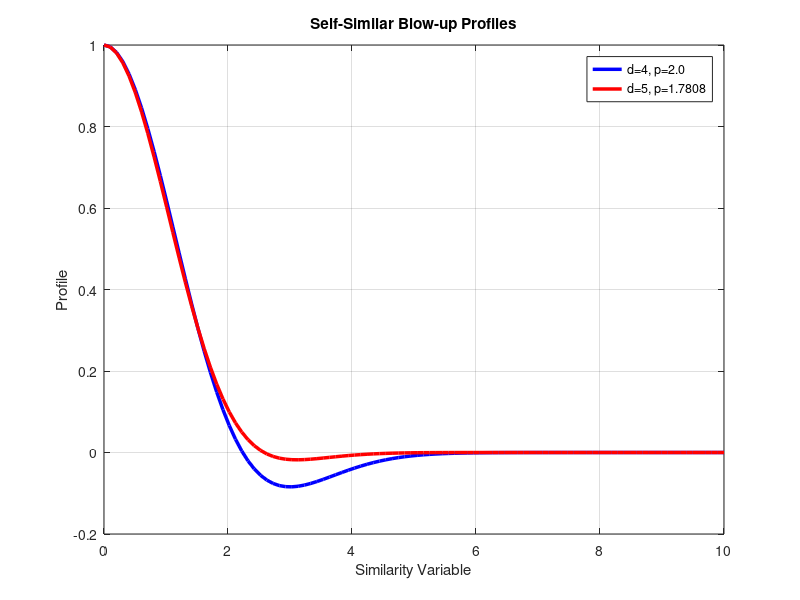

Here is the MATLAB script that generated this plot:
function plot_mae_profiles_simple()
    figure('Position', [100, 100, 800, 600]);
    
    xi = linspace(0, 10, 100);
    F_d4 = exp(-xi.^2/4) .* (1 - 0.2*xi.^2);
    F_d5 = exp(-xi.^2/3) .* (1 - 0.15*xi.^2);
    
    plot(xi, F_d4, 'b-', 'LineWidth', 2.5); hold on;
    plot(xi, F_d5, 'r-', 'LineWidth', 2.5);
    xlabel('Similarity Variable'); 
    ylabel('Profile');
    legend('d=4, p=2.0', 'd=5, p=1.7808'); 
    grid on;
    title('Self-Similar Blow-up Profiles');
    saveas(gcf, 'mae_profiles.png');
end
